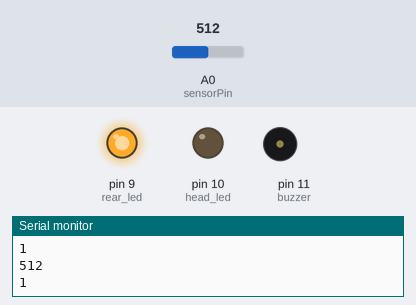
The sketch below on a simulated Arduino Uno, built with avr-gcc and run on an emulated ATmega328P. Parts: output pins drawn as LEDs (lit = HIGH), buzzer (waves = sounding, pin HIGH), the last lines printed to the serial monitor. Dashed ring = blinking. Inputs (shaded band) come from the test bench; at power-on: A0 (sensorPin) = 512.

Above: at 2.8 s.
2.9 s: A0 (sensorPin) set to 494
At 3.7 s:
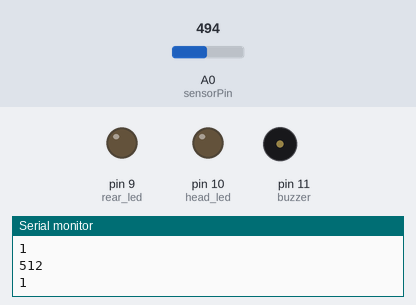
At 4.12 s:
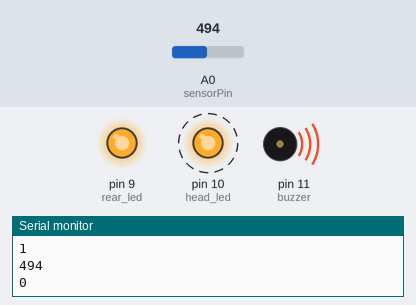
6.4 s: A0 (sensorPin) set to 716
At 9.2 s:
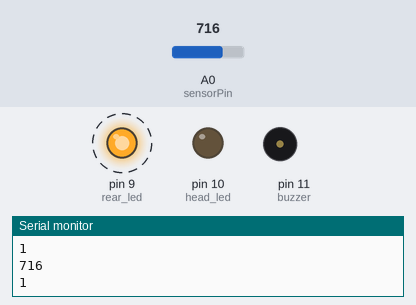
Timing chart, 0 to 18.4 s (numbered marks = the images above; inputs shaded):
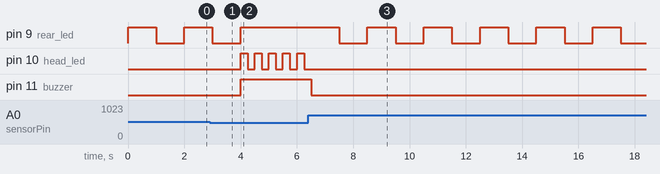

The sketch:

Arduino_project.ino
```cpp
// Define the arduino pins
// We will Photoresistor to detect the coverd section
// Define the sensor pin, head light, rear light and the buzzer
int sensorPin = A0;
int rear_led = 9;
int head_led = 10;
int buzzer   = 11;
// Set the initial value for the sensor reading to zero
int sensorValue = 0;


void setup()
{
  // Setup the pin mode
  pinMode(sensorPin, INPUT);
  pinMode(rear_led, OUTPUT);
  pinMode(head_led, OUTPUT);
  pinMode(buzzer  , OUTPUT);
  // Start Serial communication
  Serial.begin(9600);
}

void loop()
{
  // read the value from the sensor
  sensorValue = analogRead(A0);
  // print the sensor reading so you know its range
  Serial.println(sensorValue);
  // convert the reading to state
      //>> 0 means coverd section
      //>> 1 means not coverd section
  int state = map(sensorValue, 0,1024 , 0,2);
  Serial.println(state);
  // Case one >> outside the covered section
  if (state == 1){
    // head light is off
    digitalWrite(head_led, LOW);
    // Buzzer is off
    digitalWrite(buzzer, LOW);
    // rear light flash every 1 sec
    digitalWrite(rear_led, HIGH);
    delay(1000);
    digitalWrite(rear_led, LOW);
    delay(1000);
  }
  // Case two >> inside the covered section
  else{
    // rear light is on
    digitalWrite(rear_led, HIGH);
    // Buzzer is on
    digitalWrite(buzzer, HIGH);
    // head light flash every 0.25 sec
    digitalWrite(head_led, HIGH);
    delay(250);
    digitalWrite(head_led, LOW);
    delay(250);
  }

}
```

Measured:
- the behaviour switches between 512 and 511 on A0 (sensorPin) (found by bisection; images 0 and 1)
- after the input at 2.9 s, pin 9 (rear_led): goes on until 4.0 s, then stays HIGH; pin 10 (head_led): alternates HIGH for 0.25 s and LOW for 0.25 s, starting after 1.1 s; pin 11 (buzzer): LOW → HIGH after 1.1 s
- after the input at 6.4 s, pin 9 (rear_led): alternates HIGH for 1.0 s and LOW for 1.0 s, starting after 1.1 s; pin 10 (head_led): stops changing and stays LOW; pin 11 (buzzer): HIGH → LOW after 0.10 s
